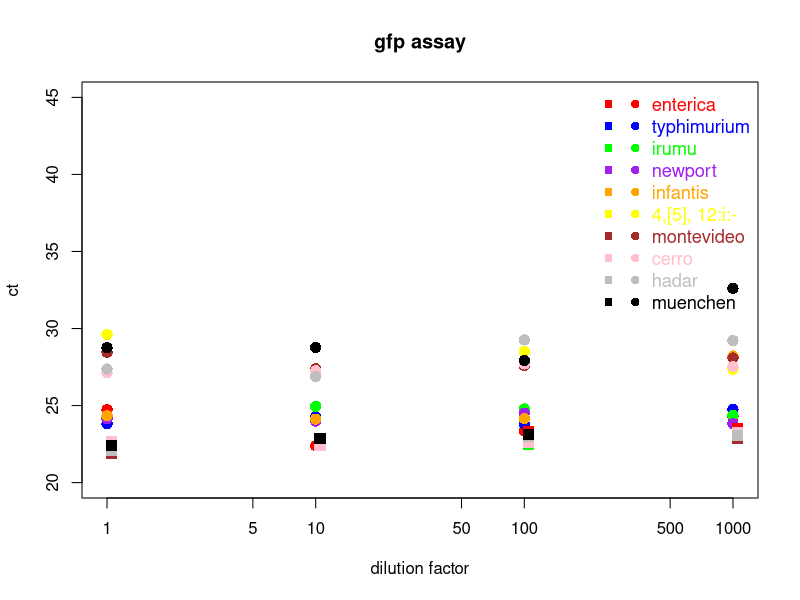

The R source for this figure:
setwd("C:\\Users\\DickinsG\\Desktop\\PCR")

#smartcycler_oric = read.csv('smartcycler_dilutions_oric.csv', header = T)
#abi_oric = read.csv('abi7500_dilutions_oric.csv', header = T)

smartcycler_gfp = read.csv('smartcycler_dilutions_gfp.csv', header = T)
abi_gfp = read.csv('abi7500_dilutions_gfp.csv', header = T)

x <- smartcycler_gfp$dilution
x2 <- c(1.05, 10.5, 105, 1050)

pointsize <- 1.5

plot (x, smartcycler_gfp$enterica,
      log = "x",
      main="gfp assay",
      xlab='dilution factor',
      ylab = "ct",
      ylim=c(20,45),
	col="red",
 	pch = 16,
 	cex = pointsize)

points (x, smartcycler_gfp$typhimurium, col="blue", pch = 16, cex = pointsize)
points (x, smartcycler_gfp$irumu, col="green", pch = 16, cex = pointsize)
points (x, smartcycler_gfp$newport, col="purple", pch = 16, cex = pointsize)
points (x, smartcycler_gfp$infantis, col="orange", pch = 16, cex = pointsize)
points (x, smartcycler_gfp$X4..5...12.i..., col="yellow", pch = 16, cex = pointsize)
points (x, smartcycler_gfp$montevideo, col="brown", pch = 16, cex = pointsize)
points (x, smartcycler_gfp$cerro, col="pink", pch = 16, cex = pointsize)
points (x, smartcycler_gfp$hadar, col="grey", pch = 16, cex = pointsize)
points (x, smartcycler_gfp$muenchen, col="black", pch = 16, cex = pointsize)

points (x2, abi_gfp$enterica, col="red", pch = 15, cex = pointsize)
points (x2, abi_gfp$typhimurium, col="blue", pch = 15, cex = pointsize)
points (x2, abi_gfp$irumu, col="green", pch = 15, cex = pointsize)
points (x2, abi_gfp$newport, col="purple", pch = 15, cex = pointsize)
points (x2, abi_gfp$infantis, col="orange", pch = 15, cex = pointsize)
points (x2, abi_gfp$X4..5...12.i..., col="yellow", pch = 15, cex = pointsize)
points (x2, abi_gfp$montevideo, col="brown", pch = 15, cex = pointsize)
points (x2, abi_gfp$cerro, col="pink", pch = 15, cex = pointsize)
points (x2, abi_gfp$hadar, col="grey", pch = 15, cex = pointsize)
points (x2, abi_gfp$muenchen, col="black", pch = 15, cex = pointsize)


pos <- legend("topright", 
       inset = c(0,0), 
       cex = 1.1, 
       bty = "n", 
       legend = c("enterica", "typhimurium", "irumu", "newport", "infantis", "4,[5], 12:i:-", "montevideo", "cerro", "hadar", "muenchen"), 
       text.col = c("red", "blue", "green", "purple", "orange", "yellow", "brown", "pink", "grey", "black"),
       col = c("red", "blue", "green", "purple", "orange", "yellow", "brown", "pink", "grey", "black"), 
       pch = 16)


points(x=rep(pos$text$x, times=2)+250, 
      y=rep(pos$text$y, times=2), 
      pch= 15,
      col = c("red", "blue", "green", "purple", "orange", "yellow", "brown", "pink", "grey", "black"))
